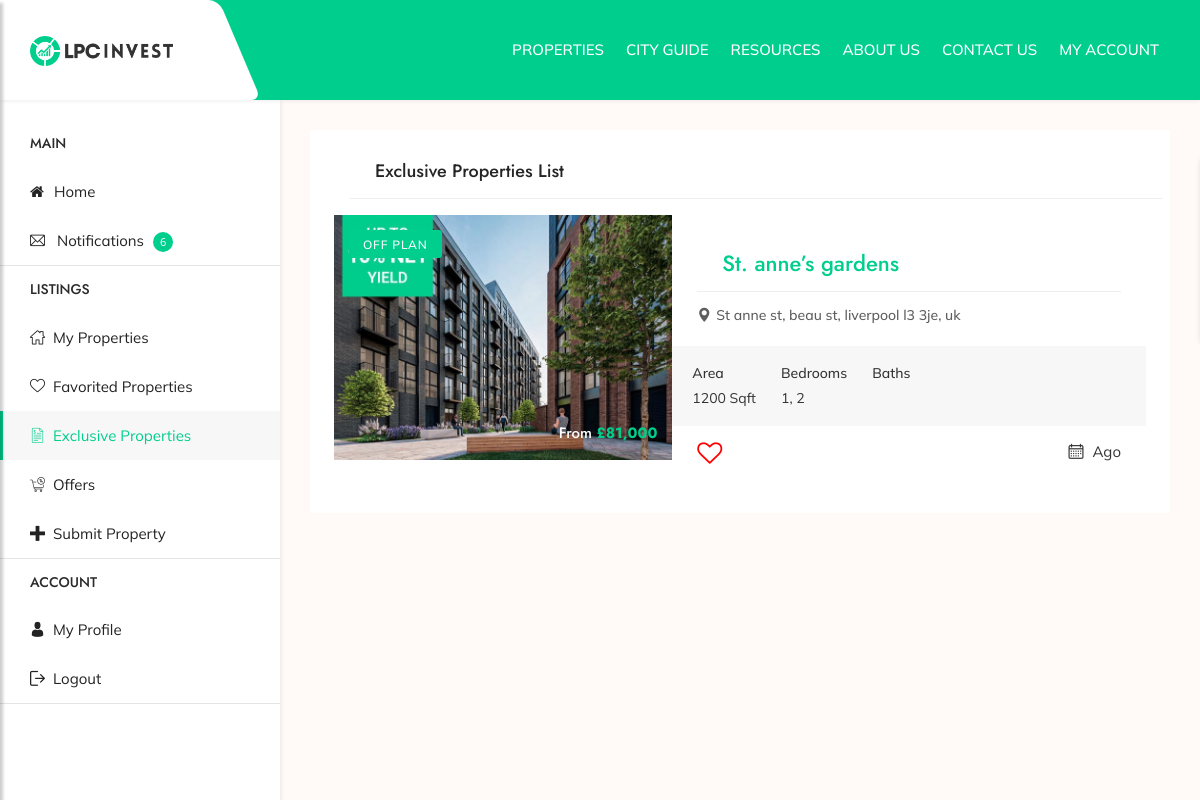
The page /exclusive-properties (signed in) on the database its author committed.
### home/models.py (models this page shows, shortened)
class StatusMaster(models.Model):
    status = models.CharField(max_length=20)

class Properties(models.Model):
    is_underconstruction = models.BooleanField(default=False)
    is_exclusive = models.BooleanField(default=False)
    title = models.CharField(max_length=30)
    type = models.CharField(max_length=10,choices=PROP_TYPE_CHOICES)
    price = models.IntegerField(default=0)
    yields = models.CharField(blank=True,max_length=40)
    area = models.CharField(blank=True,max_length=40)
    deposited_price = models.IntegerField(blank=True,default=0)
    adddress = models.CharField(max_length=50)
    city = models.CharField(max_length=20,choices = CITIES_CHOICES)
    postal_code = models.CharField(max_length=10)
    lat = models.FloatField(blank=True)
    lon = models.FloatField(blank=True)
    content = HTMLField()
    image = models.FileField(upload_to = 'media')
    year_built = models.CharField(max_length=10)
    embedded_link_youtube = models.CharField(max_length=100)
    pub_date = models.DateField(default=datetime.now())

### home/views.py (the view)
# urls.py: path('exclusive-properties',views.exclusive_properties,name="exclusive_properties"),
@login_required(redirect_field_name='next',login_url = '/login')
def exclusive_properties(request):
    page_data = {}
    properties = Properties.objects.filter(is_exclusive = True)
    fav_properties = list()
    for prop in properties:
        fav_properties.append(clean_property_data(prop,request.user))
    property_ids = UserExclusiveProperties.objects.filter(user= request.user).values_list("property_id",flat=True)
    properties = Properties.objects.filter(id__in = property_ids)
    exclusive_properties = list()
    for prop in properties:
        exclusive_properties.append(clean_property_data(prop,request.user))
    if len(exclusive_properties)<1:
        page_data['not_found'] = True
    page_data['is_exclusive_properties'] = 'active'
    return render(request,'user/dashboard/exclusive_properties.html',
    {'exclusive_properties':exclusive_properties,"page_data":page_data}
    )

### home/views.py (called while the page is built)
def common(request):
    feature_data = {}
    cities = list(PropertyCities.objects.all().order_by('name').values_list('name', flat=True))
    status = list(StatusMaster.objects.all().values_list('status', flat=True))
    feature_data['cities'] = cities
    feature_data['status'] = status
    feature_data['feature_list'] = FeatureMaster.objects.all()
    recent_properties = Properties.objects.all().order_by('-pub_date')[:4]
    for property in recent_properties:
        property.price = ("{:,}".format(property.price))
    feature_data['recent_properties'] = recent_properties
    return {
        'common_properties_data':feature_data
        }

def units_available(property):
    prop = PropertyFurnitureMapper.objects.filter(property = property)
    rooms = prop.filter(furniture_type=1).values_list("furniture_counts",flat=True)
    units_available = PropertyTypeMapper.objects.filter(property=property).values_list('type__type',flat=True)
    units = " "
    if 'studio' in units_available:
        units += 'Studio, '
    if 'apartment' in units_available:
        rooms = " & ".join([str(x) for x in rooms])
        if not len(rooms)<1:
            units += f"{rooms} Bed Apartments"
    return units

def convert_time_ago(time_date):
    time = time_date.strftime('%H:%M:%S')
    date = time_date
    mixed = str(date) + str(time)
    time_ago = timeago(f"{str(date)} {str(time)}").ago
    return time_ago.split(',')[0]

### home/templates/user/dashboard/exclusive_properties.html (shortened to what this page needs)
{% extends './basic.html' %}
{% block body %}
<div class="dashboard-content">
    <div class="dashboard-list">
        <div class="container ml-5">
            <h3 class="heading m-3">Exclusive Properties List</h3>
            <div id="list_view_div">
                {%for property in exclusive_properties %}
                <div class="property-box-2">
                    <div class="row g-0">
                        <div class="col-lg-5 col-md-5">
                            <div class="property-photo">
                                <a href="/properties/{{property.id}}" class="property-img">
                                    <img src="/media/{{property.image}}" alt="properties"
                                        class="img-fluid" />
                                    <div class="listing-badges">
                                        <div class="tag">{{property.status}}</div>
                                    </div>
                                    <div class="price-box">
                                        From <span>£{{property.price}}</span>
                                    </div>
                                </a>
                            </div>
                        </div>
                        <div class="col-lg-7 col-md-7">
                            <div class="detail">
                                <div class="hdg">
                                    <h3 class="title">
                                        <a href="/properties/{{property.id}}">{{property.title}}</a>
                                    </h3>
                                    <h5 class="location">
                                        <a href="/properties/{{property.id}}">
                                            <i class="flaticon-pin"></i>{{property.adddress}}
                                        </a>
                                    </h5>
                                </div>
                                <ul class="facilities-list clearfix">
                                    <li><span>Area</span>1200 Sqft</li>
                                    <li><span>Bedrooms</span> {{property.room}}</li>
                                    <li><span>Baths</span> {{property.bathrooms}}</li>
                                </ul>
                                <div class="footer">
                                    {% if property.is_favorite %}
                                    <i class="heart fa fa-heart" id="{{property.id}}"></i>
                                    {%else%}
                                    <i class="heart fa fa-heart-o" id="{{property.id}}"></i>
                                    {%endif%}
                                    <span>
                                        <i class="flaticon-calendar"></i>{{property.pub_date}}
                                        Ago</span>
                                </div>
                            </div>
                        </div>
                    </div>
                </div>
                {%endfor%}
            </div>
        </div>
    </div>
</div>
{% endblock body %}

### static/css/boxes-core.css (style rules this page uses)
*, *:after, *:before { -webkit-box-sizing: border-box; box-sizing: border-box; }
.clearfix:before, .clearfix:after { content: ''; display: table; }
.clearfix:after { clear: both; }
body { background: #333; color: #fff; font-weight: 200; font-size: 1em; font-family: 'Raleway', 'Arial', sans-serif; }

### static/css/skins/default.css (style rules this page uses)
.tag { background: #00CE8D; }
.price-box span { color: #00CE8D; font-weight: 700; }
.property-box-2 .detail .title a { color: #00CE8D; }

### home/templates/user/dashboard/basic.html (style rules this page uses)
.heart { font-size: 25px; color: red; }

### rows shown on the page
StatusMaster: image (picture), status "OFF PLAN", price "81,000", title "St. anne’s gardens", adddress "St anne st, beau st, liverpool l3 3je, uk", room "1, 2"
